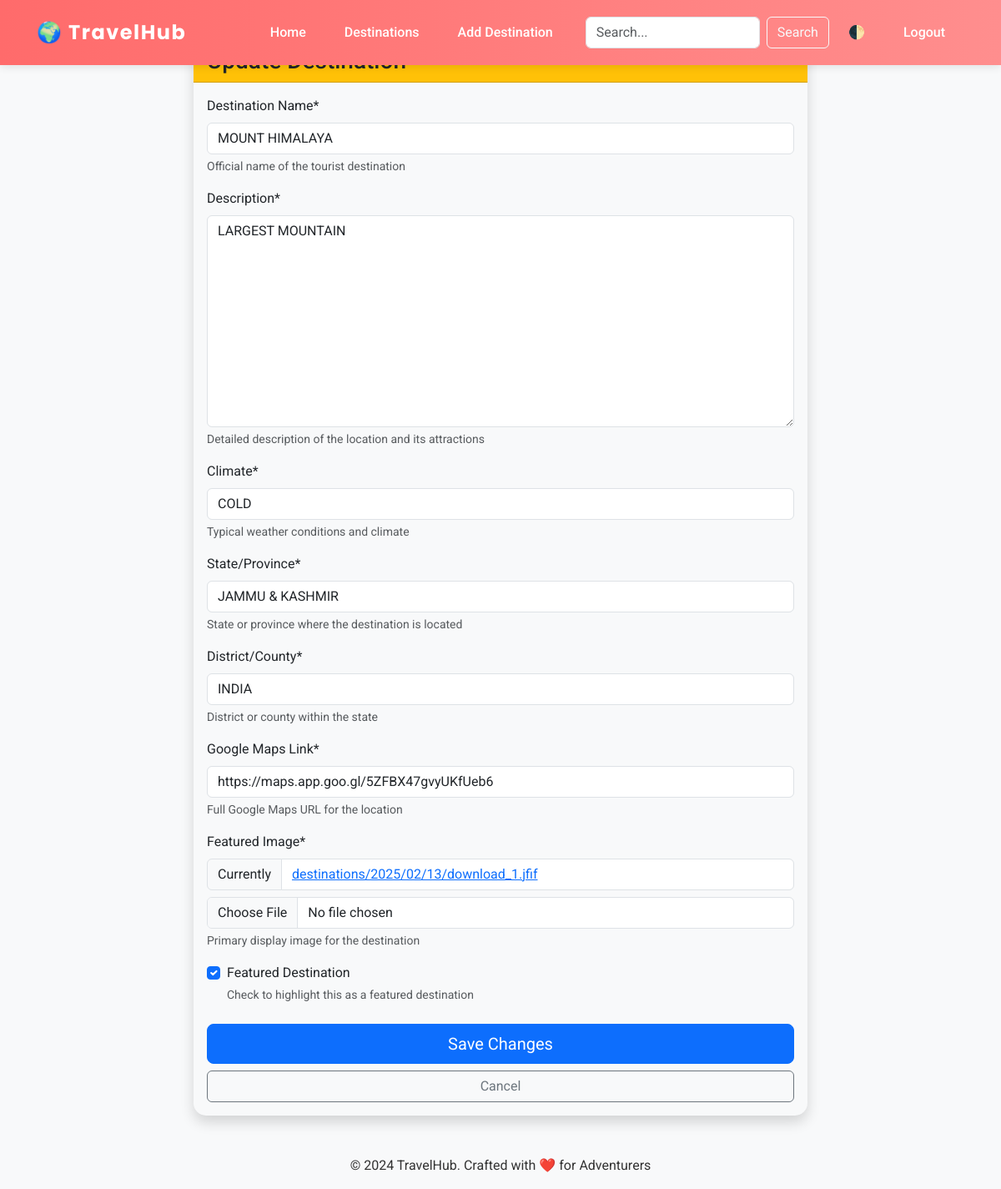
The app's page /destinations/1/update/ (signed in) with its own data.
### destinations/models.py (models this page shows, shortened)
class Destination(models.Model):
    created_by = models.ForeignKey(
        User,
        on_delete=models.CASCADE,
        related_name='created_destinations',
        verbose_name='Created By'
    )
    favorited_by = models.ManyToManyField(
        User,
        related_name='favorite_destinations',
        blank=True,
        verbose_name='Favorited By'
    )
    place_name = models.CharField(
        max_length=200,
        verbose_name='Destination Name',
        help_text="Official name of the tourist destination"
    )
    state = models.CharField(
        max_length=100,
        verbose_name='State/Province',
        help_text="State or province where the destination is located"
    )
    district = models.CharField(
        max_length=100,
        verbose_name='District/County',
        help_text="District or county within the state"
    )
    description = models.TextField(
        verbose_name='Description',
        help_text="Detailed description of the location and its attractions"
    )
    weather = models.CharField(
        max_length=100,
        verbose_name='Climate',
        help_text="Typical weather conditions and climate"
    )
    google_map_link = models.URLField(
        max_length=500,
        verbose_name='Google Maps Link',
        help_text="Full Google Maps URL for the location"
    )
    image = models.ImageField(
        upload_to='destinations/%Y/%m/%d/',
        verbose_name='Featured Image',
        help_text="Primary display image for the destination"
    )
    is_featured = models.BooleanField(
        default=False,
        verbose_name='Featured Destination',
        help_text="Check to highlight this as a featured destination"
    )
    created_at = models.DateTimeField(
        auto_now_add=True,
        verbose_name='Creation Date',
        editable=False
    )
    modified_at = models.DateTimeField(
        auto_now=True,
        verbose_name='Last Modified'
    )
    class Meta:
        ordering = ['-created_at']
        verbose_name = 'Tourist Destination'
        verbose_name_plural = 'Tourist Destinations'
        indexes = [
            models.Index(fields=['place_name', 'state']),
            models.Index(fields=['created_at']),
            models.Index(fields=['is_featured']),
        ]

### destinations/views.py (the view, shortened to what this page needs)
# urls.py: path('destinations/<int:pk>/update/', DestinationUpdateView.as_view(), name='destination_update'),
class DestinationUpdateView(LoginRequiredMixin, UserPassesTestMixin, UpdateView):
    model = Destination
    fields = ['place_name', 'description', 'weather', 'state', 'district',
              'google_map_link', 'image', 'is_featured']
    template_name = 'destinations/update.html'
    success_url = reverse_lazy('dashboard')
    def test_func(self):
        return self.get_object().created_by == self.request.user

### destinations/templates/destinations/update.html (shortened to what this page needs)
{% extends 'base.html' %}
{% load crispy_forms_tags %}
{% block content %}
<div class="container mt-5">
    <div class="row justify-content-center">
        <div class="col-md-8">
            <div class="card shadow">
                <div class="card-header bg-warning text-dark">
                    <h3 class="mb-0">Update Destination</h3>
                </div>
                <div class="card-body">
                    <form method="POST" enctype="multipart/form-data">
                        {{ form|crispy }}
                        <div class="d-grid gap-2 mt-4">
                            <button type="submit" class="btn btn-primary btn-lg">
                                 Save Changes
                            </button>
                            <a href="{% url 'dashboard' %}" class="btn btn-outline-secondary">
                                Cancel
                            </a>
                        </div>
                    </form>
                </div>
            </div>
        </div>
    </div>
</div>
{% endblock %}

### static/css/styles.css (style rules this page uses)
:root { --bg-light: #f8f9fa; --bg-dark: #1a1a1a; --text-light: #333; --text-dark: #fff; }
body { margin: 0; padding: 0; font-family: 'Roboto', sans-serif; background-color: var(--bg-light); color: var(--text-light); transition: background-color 0.3s, color 0.3s; }
.card { border: none; border-radius: 15px; transition: transform 0.3s, box-shadow 0.3s; overflow: hidden; background-color: inherit; }

### records on screen
Destination: place_name "MOUNT HIMALAYA", description "LARGEST MOUNTAIN", weather "COLD", state "JAMMU & KASHMIR", district "INDIA", google_map_link "https://maps.app.goo.gl/5ZFBX47gvyUKfUeb6", is_featured "☑"
